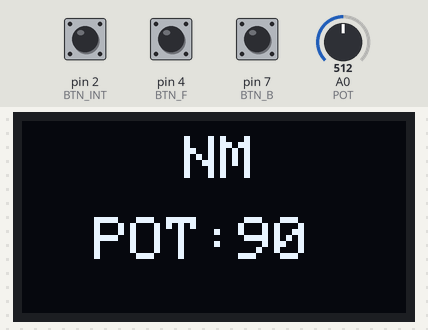
Bench run of a sketch on a simulated Arduino Uno, built with avr-gcc and run on an emulated ATmega328P. Parts: 128×64 one-colour display. The test bench sets the inputs (shaded band); at power-on: pin 4 (BTN_F) HIGH, pin 2 (BTN_INT) HIGH, pin 7 (BTN_B) HIGH, A0 (POT) = 512. The display library's start-up logo is not drawn; no radio packets arrive unless stated; what the sketch prints to the serial monitor is not drawn.

Above: at 3.2 s.
3.3 s: pin 4 (BTN_F) pulled LOW for 0.15 s
At 3.43 s:
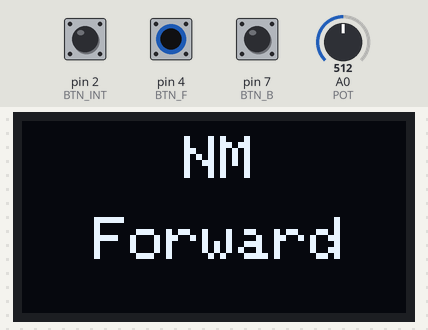
5.0 s: pin 2 (BTN_INT) pulled LOW for 0.15 s
At 6.4 s:
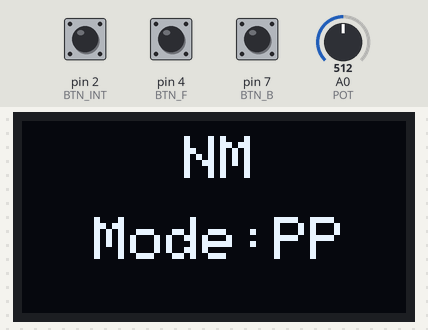
8.1 s: pin 7 (BTN_B) pulled LOW for 0.15 s
At 8.27 s:
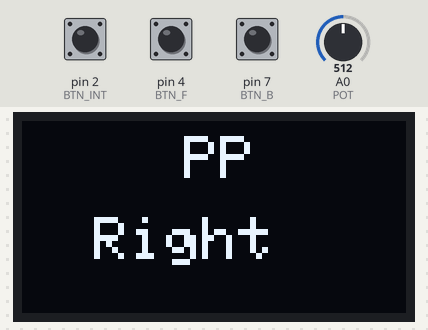
9.9 s: pin 2 (BTN_INT) pulled LOW for 1 s
At 11.1 s:
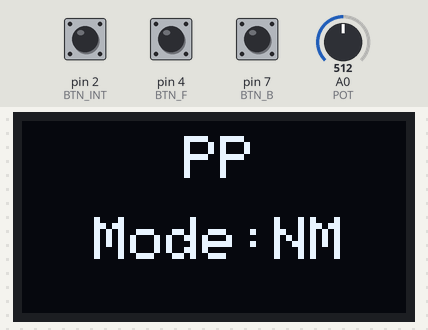
13.5 s: pin 7 (BTN_B) pulled LOW for 1 s
At 14.2 s:
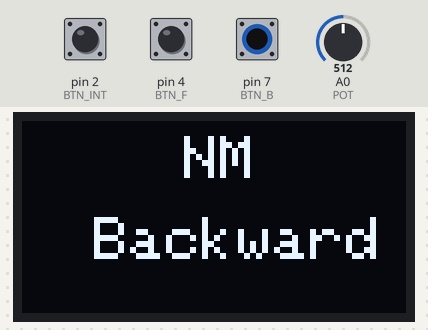
16.0 s: A0 (POT) set to 716
At 17.1 s:
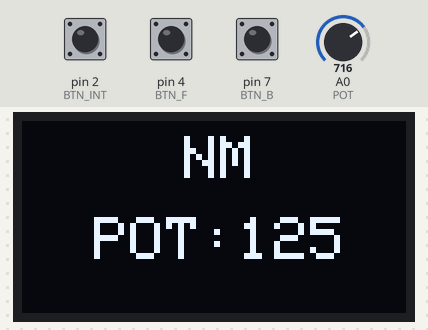
Timing chart, 0 to 18.5 s (numbered marks = the images above; inputs shaded):
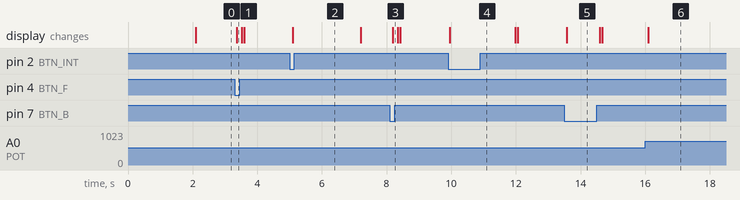

Measured:
- after the input at 3.3 s, the display: changes after 0.06 s (image 1)
- after the input at 5.0 s, the display: changes after 0.09 s (image 2)
- after the input at 8.1 s, the display: changes after 0.09 s (image 3)
- after the input at 9.9 s, the display: changes after 0.06 s (image 4)
- after the input at 13.5 s, the display: changes after 0.07 s (image 5)
- after the input at 16.0 s, the display: changes after 0.09 s (image 6)

The sketch:

transmitter_final.ino
```cpp
#include <SPI.h>
#include <nRF24L01.h>
#include <RF24.h>

#include <Wire.h>
#include <Adafruit_GFX.h>
#include <Adafruit_SSD1306.h>

#define SCREEN_WIDTH 128 // OLED display width, in pixels
#define SCREEN_HEIGHT 64 // OLED display height, in pixels
int i = 0;
// Declaration for SSD1306 display connected using software SPI (default case):
#define OLED_MOSI  3
#define OLED_CLK   5
#define OLED_DC    6
#define OLED_CS    A1
#define OLED_RESET A2
Adafruit_SSD1306 display(SCREEN_WIDTH, SCREEN_HEIGHT, OLED_MOSI, OLED_CLK, OLED_DC, OLED_RESET, OLED_CS);

#define CE_PIN 9
#define CSN_PIN 10

RF24 radio(CE_PIN, CSN_PIN);
const byte address[6] = "00001";

#define BTN_F 4     // Forward button
#define BTN_B 7     // Backward button
#define BTN_INT 2   // Interrupt button (must be pin 2 or 3 on Arduino Uno)
#define POT A0      // Potentiometer

volatile bool interruptMode = false;  // Flag for interrupt mode
volatile bool motor_move =false;

int modeState = LOW;
int lastmodeState = LOW;

void modeChange(int currentState, int previousState) {

    // Falling Edge Detection (HIGH to LOW)
    if (currentState == LOW && previousState == HIGH) {
        // Serial.println("Falling Edge Detected");
        interruptMode = !interruptMode;
        char message[3];                // Message buffer
        if (interruptMode==true) {
            strcpy(message, "PP");      // Send "PP" when entering interrupt mode
        } else if(interruptMode==false) {
            strcpy(message, "NM");      // Send "NM" when returning to normal mode
        }

        if (radio.write(&message, sizeof(message))) {
            Serial.print("Sent: ");
            Serial.println(message);
            display.print("Mode:");
            display.println(message);
        } else {
            Serial.println("Failed to send message.");
        }
        display.display();
        delay(2000);
        // Call your falling edge function here
    }
}


void setup() {
    Serial.begin(9600);
    Serial.println("Transmitter Ready");

    display.begin(SSD1306_SWITCHCAPVCC);
    display.display();
    pinMode(BTN_F, INPUT_PULLUP);
    pinMode(BTN_B, INPUT_PULLUP);
    pinMode(BTN_INT, INPUT_PULLUP);
    pinMode(POT, INPUT);

    // NRF24L01 setup
    radio.begin();
    radio.openWritingPipe(address);
    radio.setPALevel(RF24_PA_LOW);
    radio.stopListening();
    delay(2000);
}

void loop() {

    display.clearDisplay();
    display.setTextSize(2); // Set text size
    display.setTextColor(SSD1306_WHITE);
    display.setCursor(54,5);
    if (interruptMode) {
        display.print("PP");      // Send "PP" when entering interrupt mode
    } else {
        display.print("NM");      // Send "NM" when returning to normal mode
    }

    display.setCursor(24, 32);

    char message[10];
    modeState = digitalRead(BTN_INT);
    modeChange(modeState,lastmodeState);

    if ((digitalRead(BTN_B) == digitalRead(BTN_F)) && motor_move) {
        strcpy(message, "Stop");
        if (radio.write(&message, sizeof(message))) {
            Serial.print("Sent: ");
            Serial.println(message);
            display.println(message);
        } else {
            Serial.println("Failed to send message.");
            display.print("Failed!");
        }
        motor_move=false;
    }
    else if (digitalRead(BTN_F) == LOW) {
        strcpy(message, interruptMode ? "Left" : "Forward");
        if (radio.write(&message, sizeof(message))) {
            Serial.print("Sent: ");
            Serial.println(message);
            display.println(message);

        } else {
            Serial.println("Failed to send message.");
            display.print("Failed!");
        }
        motor_move=true;
    }
    else if (digitalRead(BTN_B) == LOW) {
        strcpy(message, interruptMode ? "Right" : "Backward");
        if (radio.write(&message, sizeof(message))) {
            Serial.print("Sent: ");
            Serial.println(message);
            display.println(message);


        } else {
            Serial.println("Failed to send message.");
            display.print("Failed!");
        }
        motor_move=true;
    }
    else if (!interruptMode) {
        int potValue = analogRead(POT);
        potValue = map(potValue, 0, 1023, 0, 180);
        char potMessage[10];
        snprintf(potMessage, sizeof(potMessage), "%d", potValue);
        if (radio.write(&potMessage, sizeof(potMessage))) {
            Serial.print("Sent Pot Value: ");
            Serial.println(potMessage);
            display.print("POT:");
            display.println(potMessage);

        } else {
            Serial.println("Failed to send Pot Value.");
            display.print("Failed!");
        }
    }
    lastmodeState = modeState;
    display.display();
    delay(50); // Small delay to avoid bouncing

}
```
